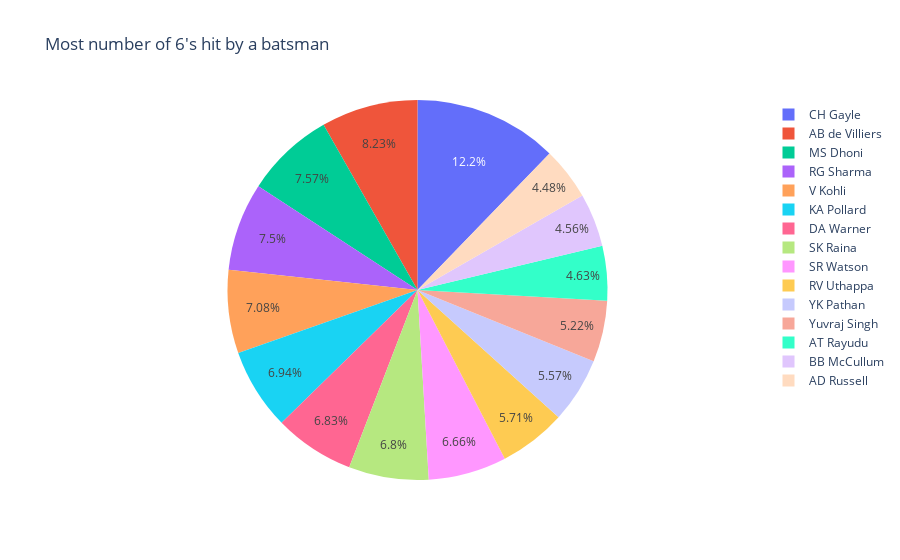

Notebook source saved alongside this figure:
### Code cell
#top 15 batsman 
batsman_6 = batsman_6.head(15)

# plotting the graph
fig = px.pie(batsman_6,values = 'number of sixes',names = 'name' ,title = "Most number of 6's hit by a batsman")
fig.show()

### Figure 1 — Plotly figure (JSON) as saved in the notebook; plotly's stock layout.template omitted (floating-point values rounded to 4 significant figures)
{"data": [{"domain": {"x": [0, 1], "y": [0, 1]}, "hovertemplate": "name=%{label}<br>number of sixes=%{value}<extra></extra>", "labels": ["CH Gayle", "AB de Villiers", "MS Dhoni", "RG Sharma", "V Kohli", "KA Pollard", "DA Warner", "SK Raina", "SR Watson", "RV Uthappa", "YK Pathan", "Yuvraj Singh", "AT Rayudu", "BB McCullum", "AD Russell"], "legendgroup": "", "name": "", "showlegend": true, "type": "pie", "values": [349, 235, 216, 214, 202, 198, 195, 194, 190, 163, 159, 149, 132, 130, 128]}], "layout": {"legend": {"tracegroupgap": 0}, "title": {"text": "Most number of 6's hit by a batsman"}}}
